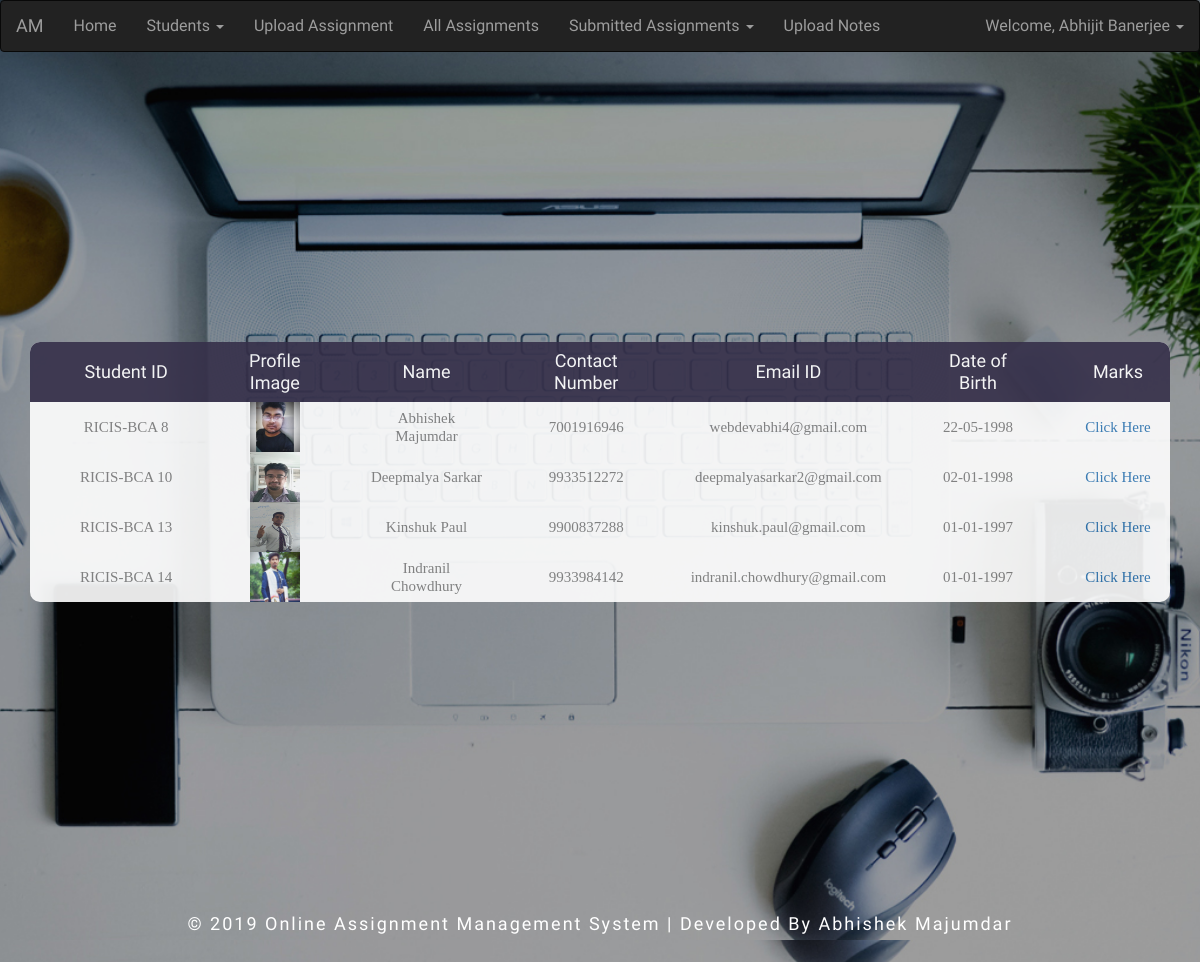
/view_students.php?yr=3rd (signed in), run on an earlier commit of the app's database.
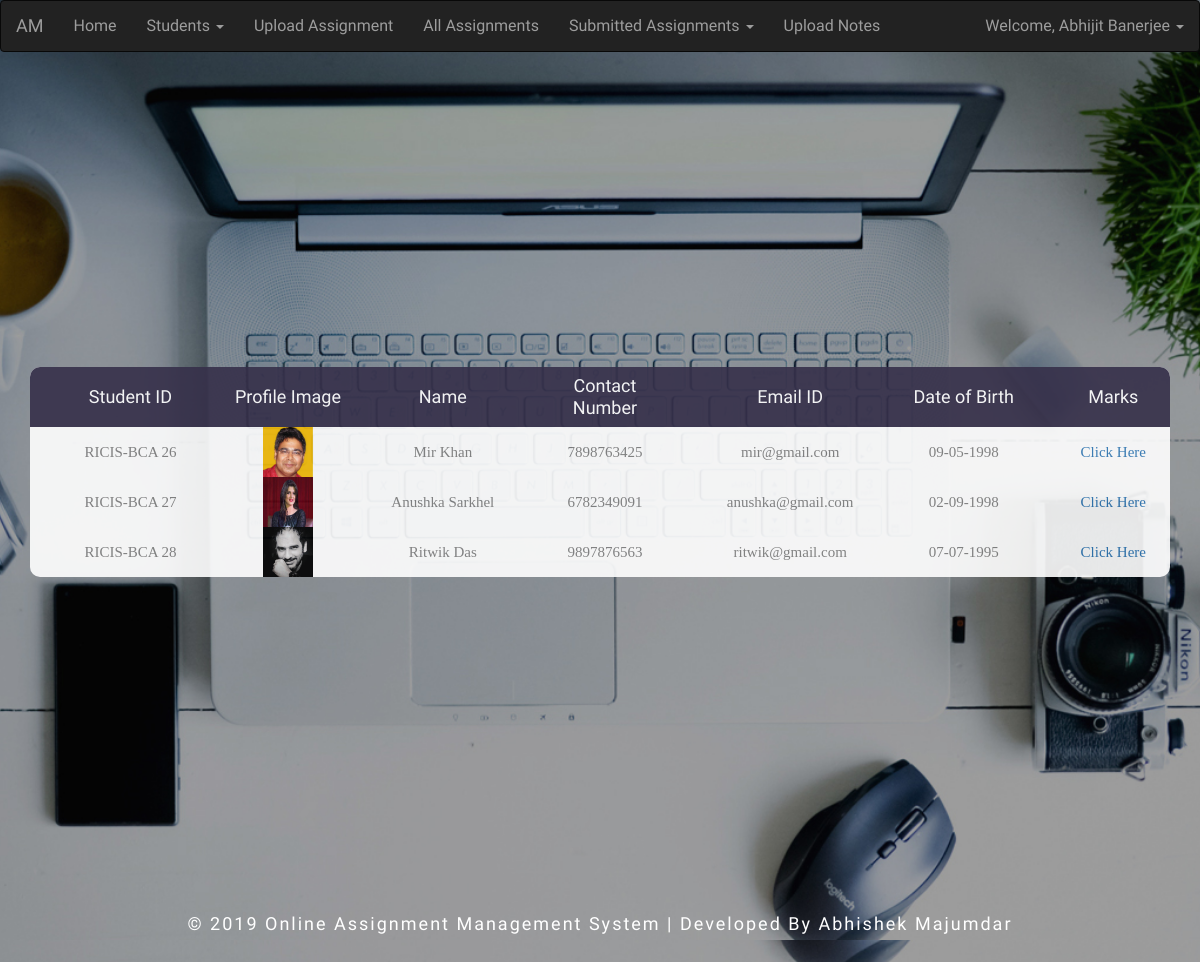
And on a later commit of the database.
### tables this page shows
CREATE TABLE `st_details` (
  `id` int(50) NOT NULL,
  `name` varchar(120) NOT NULL,
  `email` varchar(200) NOT NULL,
  `contact` varchar(13) NOT NULL,
  `course` varchar(100) NOT NULL,
  `password` varchar(200) NOT NULL,
  `status` int(1) NOT NULL,
  `img` varchar(200) NOT NULL,
  `address` varchar(300) NOT NULL,
  `year` varchar(6) NOT NULL,
  `dob` date NOT NULL,
  `reg_date` timestamp NOT NULL DEFAULT current_timestamp() ON UPDATE current_timestamp(),
  `certificate` varchar(4) NOT NULL
);

### view_students.php (the view, shortened to what this page needs)
<?php
	require_once('database/server.php');
	$yr=$_GET['yr'];
	$dept=$_SESSION['fac_dept'];
?>
<!DOCTYPE html>
<html lang="en">
<head>
  <link rel="stylesheet" href="https://maxcdn.bootstrapcdn.com/bootstrap/3.3.7/css/bootstrap.min.css">
	<link rel="stylesheet" type="text/css" href="css/main.css">
</head>
<body>
	<?php include('includes/header.php') ?>
	<div class="limiter">
		<div class="container-table100">
			<div class="wrap-table100">
				<div class="table100">
					<table>
						<thead>
							<tr class="table100-head">
								<th class="column1">Student ID</th>
								<th class="column1">Profile Image</th>
								<th class="column1">Name</th>
								<th class="column1">Contact Number</th>
								<th class="column1">Email ID</th>
								<th class="column1">Date of Birth</th>
								<th class="column1">Marks</th>
							</tr>
						</thead>
						<?php
							$sql="SELECT * FROM `st_details` WHERE year='$yr' and status='1' and course='$dept'";
							$result=mysqli_query($con,$sql);
							while ($row = mysqli_fetch_assoc($result)) {
						?>
						<tbody>
								<tr>
									<td class="column1"><?php echo "RICIS-BCA ".$row['id']?></td>
									<td class="column1"><img src="../student/uploads/<?php echo $row['img']?>" style="width:50px;height:50px;"></td>
									<td class="column1"><?php echo $row['name']?></td>
									<td class="column1"><?php echo $row['contact']?></td>
									<td class="column1"><?php echo $row['email']?></td>
									<td class="column1"><?php $timestamp = strtotime($row['dob']); $date = date('d-m-Y', $timestamp); echo $date; ?></td>
									<td class="column1"><a href="view_students_marks.php?st_id=<?php echo $row['id']; ?>">Click Here</a></td>
								</tr>
						</tbody>
							<?php } ?>
					</table>
				</div>
			</div>
		</div>
	</div>
<div class="footer">
		<p>
			 © 2019 Online Assignment Management System | Developed By Abhishek Majumdar
		</p>
	</div>
</body>
</html>

### includes/header.php (shortened to what this page needs)
<nav class="navbar navbar-inverse">
  <div class="container-fluid">
    <div class="navbar-header">
      <a class="navbar-brand" href="#">AM</a>
    </div>
    <ul class="nav navbar-nav">
      <li><a href="faculty_home.php">Home</a></li>
	  <ul class="nav navbar-nav">
            <li class="dropdown"><a href="#" class="dropdown-toggle" data-toggle="dropdown">Students <span class="caret"></span></a>
			</li>
        </ul>
      <li><a href="assign_task.php">Upload Assignment</a></li>
	  <li><a href="all_assignments.php">All Assignments</a></li>
      <ul class="nav navbar-nav">
            <li class="dropdown"><a href="#" class="dropdown-toggle" data-toggle="dropdown">Submitted Assignments <span class="caret"></span></a>
			</li>
        </ul>
	<li><a href="upload_notes.php">Upload Notes</a></li>
    </ul>
	<div class="pull-right">
        <ul class="nav navbar-nav navbar-right">
            <li class="dropdown"><a href="#" class="dropdown-toggle" data-toggle="dropdown">Welcome, <?php echo $_SESSION['fac_name'] ?> <span class="caret"></span></a>
			</li>
        </ul>
    </div>
  </div>
</nav>

### css/main.css (style rules this page uses)
* { margin: 0px; padding: 0px; box-sizing: border-box; }
body, html { background: url(../images/b1.jpg) no-repeat; background-size: cover; -webkit-background-size: cover; -moz-background-size: cover; -o-background-size: cover; -ms-background-size: cover; background-position: center; font-size: 100%; font-family: 'Cuprum', sans-serif; min-height: 100vh; }
a { margin: 0px; transition: all 0.4s; -webkit-transition: all 0.4s; -o-transition: all 0.4s; -moz-transition: all 0.4s; }
p { margin: 0px; }
ul, li { margin: 0px; list-style-type: none; }
.limiter { width: 100%; margin: 0 auto; }
.container-table100 { width: 100%; min-height: 100vh; -webkit-background-size: cover; -moz-background-size: cover; -o-background-size: cover; -ms-background-size: cover; background-position: center; font-size: 100%; font-family: 'Cuprum', sans-serif; min-height: 100vh; opacity:0.9; display: -webkit-box; display: -webkit-flex; display: -moz-box; display: -ms-flexbox; display: flex; align-items: center; justify-content: center; flex-wrap: wrap; padding: 33px 30px; }
.wrap-table100 { width: 1170px; }
table { border-spacing: 1; border-collapse: collapse; background: white; border-radius: 10px; overflow: hidden; width: 100%; margin: 0 auto; position: relative; }
table * { position: relative; }
table td, table th { padding-left: 8px; }
table thead tr { height: 60px; background: #36304a; }
table tbody tr { height: 50px; }
table tbody tr:last-child { border: 0; }
table td, table th { text-align: left; }
.table100-head th { font-family: 'Cuprum', sans-serif; font-size: 18px; color: #fff; line-height: 1.2; font-weight: unset; text-align:center; }
tbody tr { font-family: OpenSans-Regular; font-size: 15px; color: #808080; line-height: 1.2; font-weight: unset; }
.column1 { width: 260px; padding-left: 40px; text-align:center; }
.footer { margin: 3vw .3vw 2vw; }
.footer p { font-size: 18px; color: #fff; letter-spacing: 2px; text-align: center; line-height: 1.8; }

What changed in the data, as far as the page shows it:
removed st_details: id "8", img (picture), name "Abhishek Majumdar", contact "7001916946", email "webdevabhi4@gmail.com", dob "22-05-1998"
removed st_details: id "10", img (picture), name "Deepmalya Sarkar", contact "9933512272", email "deepmalyasarkar2@gmail.com", dob "02-01-1998"
removed st_details: id "13", img (picture), name "Kinshuk Paul", contact "9900837288", email "kinshuk.paul@gmail.com", dob "01-01-1997"
removed st_details: id "14", img (picture), name "Indranil Chowdhury", contact "9933984142", email "indranil.chowdhury@gmail.com", dob "01-01-1997"
added st_details: id "26", img (picture), name "Mir Khan", contact "7898763425", email "mir@gmail.com", dob "09-05-1998"
added st_details: id "27", img (picture), name "Anushka Sarkhel", contact "6782349091", email "anushka@gmail.com", dob "02-09-1998"
added st_details: id "28", img (picture), name "Ritwik Das", contact "9897876563", email "ritwik@gmail.com", dob "07-07-1995"
